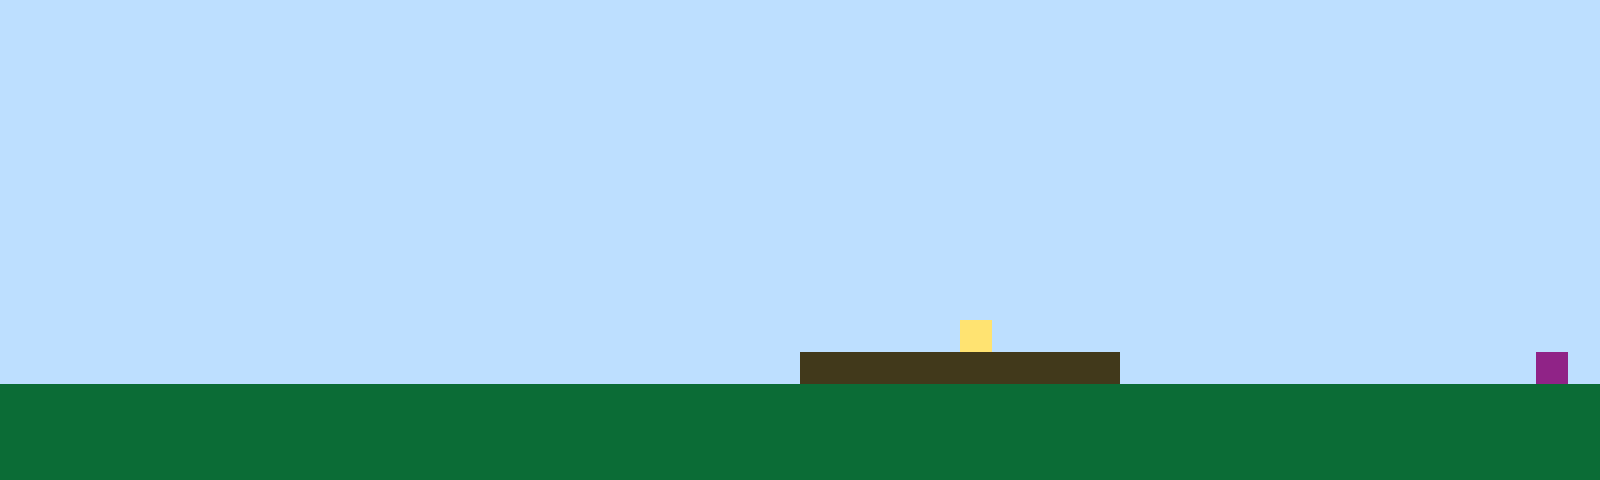

This game map was drawn from its Tiled (.tmx) file and the tilesets committed beside it. A one-line description and the full map source follow:
An orthogonal 50x15 tile map with 32x32 px tiles, 1 tile layer (Tile Layer 1).

<map version="1.10" tiledversion="1.11.2" orientation="orthogonal" renderorder="right-up" width="50" height="15" tilewidth="32" tileheight="32" infinite="0" nextlayerid="2" nextobjectid="1"><editorsettings><export target="map1.csv" format="csv" /></editorsettings><tileset firstgid="1" name="sprites" tilewidth="32" tileheight="32" tilecount="6" columns="3"><image source="sprites.png" width="96" height="64" /></tileset><layer id="1" name="Tile Layer 1" width="50" height="15"><data encoding="csv">1,1,1,1,1,1,1,1,1,1,1,1,1,1,1,1,1,1,1,1,1,1,1,1,1,1,1,1,1,1,1,1,1,1,1,1,1,1,1,1,1,1,1,1,1,1,1,1,1,1,1,1,1,1,1,1,1,1,1,1,1,1,1,1,1,1,1,1,1,1,1,1,1,1,1,1,1,1,1,1,1,1,1,1,1,1,1,1,1,1,1,1,1,1,1,1,1,1,1,1,1,1,1,1,1,1,1,1,1,1,1,1,1,1,1,1,1,1,1,1,1,1,1,1,1,1,1,1,1,1,1,1,1,1,1,1,1,1,1,1,1,1,1,1,1,1,1,1,1,1,1,1,1,1,1,1,1,1,1,1,1,1,1,1,1,1,1,1,1,1,1,1,1,1,1,1,1,1,1,1,1,1,1,1,1,1,1,1,1,1,1,1,1,1,1,1,1,1,1,1,1,1,1,1,1,1,1,1,1,1,1,1,1,1,1,1,1,1,1,1,1,1,1,1,1,1,1,1,1,1,1,1,1,1,1,1,1,1,1,1,1,1,1,1,1,1,1,1,1,1,1,1,1,1,1,1,1,1,1,1,1,1,1,1,1,1,1,1,1,1,1,1,1,1,1,1,1,1,1,1,1,1,1,1,1,1,1,1,1,1,1,1,1,1,1,1,1,1,1,1,1,1,1,1,1,1,1,1,1,1,1,1,1,1,1,1,1,1,1,1,1,1,1,1,1,1,1,1,1,1,1,1,1,1,1,1,1,1,1,1,1,1,1,1,1,1,1,1,1,1,1,1,1,1,1,1,1,1,1,1,1,1,1,1,1,1,1,1,1,1,1,1,1,1,1,1,1,1,1,1,1,1,1,1,1,1,1,1,1,1,1,1,1,1,1,1,1,1,1,1,1,1,1,1,1,1,1,1,1,1,1,1,1,1,1,1,1,1,1,1,1,1,1,1,1,1,1,1,1,1,1,1,1,1,1,1,1,1,1,1,1,1,1,1,1,1,1,1,1,1,1,1,1,1,1,1,1,1,1,1,1,1,1,1,1,1,1,1,1,1,1,1,1,1,1,1,1,1,1,1,1,1,1,1,1,1,1,1,1,1,1,1,1,1,1,1,1,1,1,1,1,1,1,1,1,1,1,1,1,1,1,1,1,1,1,1,1,1,1,1,1,1,1,1,1,1,1,1,1,1,4,1,1,1,1,1,1,1,1,1,1,1,1,1,1,1,1,1,1,1,1,1,1,1,1,1,1,1,1,1,1,1,1,1,1,1,1,1,1,1,1,1,1,1,1,3,3,3,3,3,3,3,3,3,3,1,1,1,1,1,1,1,1,1,1,1,1,1,6,1,2,2,2,2,2,2,2,2,2,2,2,2,2,2,2,2,2,2,2,2,2,2,2,2,2,2,2,2,2,2,2,2,2,2,2,2,2,2,2,2,2,2,2,2,2,2,2,2,2,2,2,2,2,2,2,2,2,2,2,2,2,2,2,2,2,2,2,2,2,2,2,2,2,2,2,2,2,2,2,2,2,2,2,2,2,2,2,2,2,2,2,2,2,2,2,2,2,2,2,2,2,2,2,2,2,2,2,2,2,2,2,2,2,2,2,2,2,2,2,2,2,2,2,2,2,2,2,2,2,2,2,2,2,2,2,2,2,2,2,2,2,2,2,2,2,2,2,2,2,2</data></layer></map>
